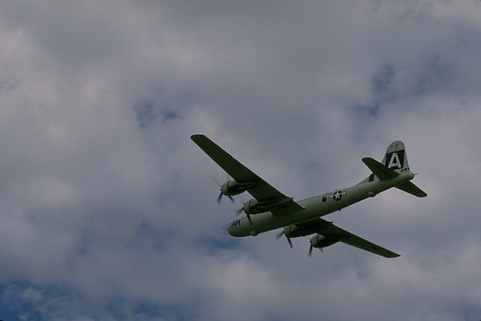
#> input picture data/images/test/3096.jpg, 481 x 321 px
$ python main.py
#> lines starting #> are read from the running program, lines starting #| are printed output that depends on the picture
### image_segmentation/image_processor.py
import cv2
import numpy as np


class ImageProcessor:
    """
    A class for handling image processing operations.
    Provides functionality for loading, color conversion, and normalization of images.
    This serves as the first step in our color quantization pipeline.
    """

    @staticmethod
    def load_image(image_path):
        """
        Loads an image and converts it from BGR to RGB color space.
        OpenCV loads images in BGR format by default, but we need RGB for
        better visualization and compatibility with other tools.

        Args:
            image_path (str): Path to the image file

        Returns:
            numpy.ndarray: Image in RGB format

        Raises:
            FileNotFoundError: If the specified image file cannot be found
        """
#> called with image_path = 'data/images/test/3096.jpg'
        img = cv2.imread(image_path)
#> img is the input picture: shape (321, 481, 3); mean B, G, R 129.2, 118.4, 113.8
        if img is None:
            raise FileNotFoundError(f"Could not find image at {image_path}")
        return cv2.cvtColor(img, cv2.COLOR_BGR2RGB)

    @staticmethod
    def preprocess_image(image):
        """
        Prepares the image for clustering by normalizing and reshaping.

        The preprocessing steps include:
        1. Normalizing pixel values to range [0,1] for better clustering
        2. Reshaping the 2D image array to 1D for K-means input

        Args:
            image (numpy.ndarray): Input image

        Returns:
            tuple: (normalized_image, reshaped_image)
                  - normalized_image: Image with pixel values in range [0,1]
                  - reshaped_image: Flattened array of pixels for clustering
        """
        # Normalize pixel values to [0,1] range for better numerical stability
        normalized = image / 255.0
        # Reshape image from (height, width, channels) to (pixels, channels)
        reshaped = normalized.reshape(-1, 3)
        return normalized, reshaped

### image_segmentation/visualizer.py
import matplotlib.pyplot as plt
import numpy as np


class ImageVisualizer:
    """
    Handles the visualization of original and quantized images,
    as well as the extracted color palette.
    Provides methods to create clear, informative visual comparisons.
    """

    @staticmethod
    def show_images(original, quantized, n_colors):
        """
        Displays the original and quantized images side by side.
        This allows for easy visual comparison of the quantization effects.

        Args:
            original (numpy.ndarray): Original RGB image
            quantized (numpy.ndarray): Quantized RGB image
            n_colors (int): Number of colors used in quantization
        """
#> called with n_colors = 5
        plt.figure(figsize=(10, 5))

        # Display original image on the left
        plt.subplot(1, 2, 1)
        plt.title("Original Image")
        plt.axis("off")
        plt.imshow(original)

        # Display quantized image on the right
        plt.subplot(1, 2, 2)
        plt.title(f"Quantized Image ({n_colors} colors)")
        plt.axis("off")
        plt.imshow(quantized)

        plt.tight_layout()
        plt.show()
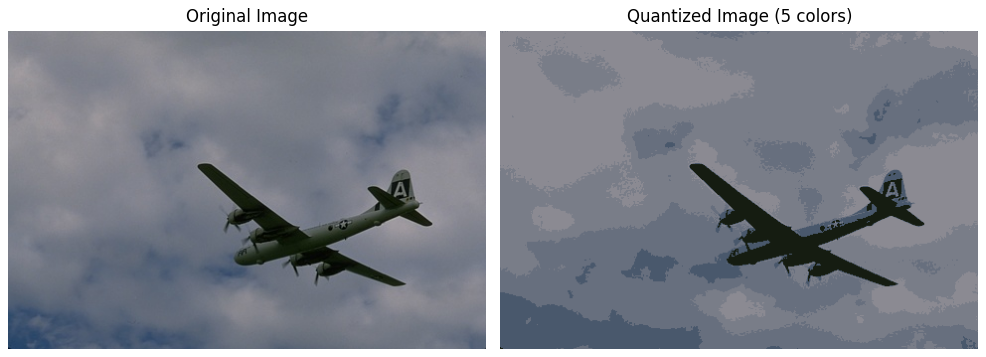
#> figure drawn by matplotlib, 2 panels

    @staticmethod
    def show_color_palette(colors):
        """
        Visualizes the extracted color palette.
        Shows the representative colors found by the clustering algorithm.

        Args:
            colors (numpy.ndarray): Array of RGB color values representing
                                  the extracted color palette
        """
        plt.figure(figsize=(8, 2))
        plt.title("Extracted Color Palette")

        # Display each color in the palette
        for i, color in enumerate(colors):
            plt.subplot(1, len(colors), i + 1)
            plt.axis("off")
            plt.imshow([[color]])

        plt.tight_layout()
        plt.show()
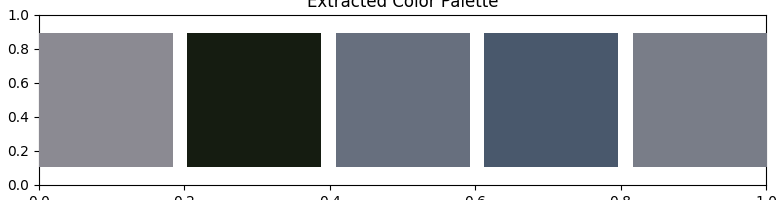
#> figure drawn by matplotlib, 5 panels

### image_segmentation/clustering.py
from sklearn.cluster import KMeans
import numpy as np


class ColorQuantizer:
    """
    Implements color quantization using K-means clustering.
    Reduces the number of unique colors in an image while maintaining
    visual similarity to the original image.
    """

    def __init__(self, n_colors=5):
        """
        Initialize the quantizer with the desired number of colors.

        Args:
            n_colors (int): Number of colors in the quantized output.
                           Higher values preserve more detail but increase complexity.
        """
        self.n_colors = n_colors
        self.model = None

    def quantize_colors(self, image_1d):
        """
        Quantizes the image colors using K-means clustering.
        Each pixel color is replaced with its nearest cluster center.

        Args:
            image_1d (numpy.ndarray): Flattened image array of shape (pixels, 3)

        Returns:
            numpy.ndarray: Quantized image data where each pixel is mapped
                          to its nearest cluster center
        """
        self.model = KMeans(n_clusters=self.n_colors, random_state=42)
        self.model.fit(image_1d)

        # Map each pixel to its closest cluster center
        quantized = self.model.cluster_centers_[self.model.labels_]
        return quantized

    def get_color_palette(self):
        """
        Retrieves the representative colors found by K-means clustering.
        These colors form the palette used in the quantized image.

        Returns:
            numpy.ndarray: Array of RGB values for each cluster center

        Raises:
            ValueError: If called before performing quantization
        """
        if self.model is None:
            raise ValueError("Model has not been fitted yet")
        return self.model.cluster_centers_

### main.py
from image_segmentation.image_processor import ImageProcessor
from image_segmentation.clustering import ColorQuantizer
from image_segmentation.visualizer import ImageVisualizer
import os


def main():
    # Configuration parameters
    image_path = "data/images/test/3096.jpg"
    n_colors = 5  # Number of colors in the quantized output
    os.environ["LOKY_MAX_CPU_COUNT"] = "4"  # Specify the number of cores to use

    try:
        # Step 1: Load and preprocess the image
        # Convert from BGR to RGB and prepare for clustering
        processor = ImageProcessor()
        original_image = processor.load_image(image_path)
        normalized_image, image_1d = processor.preprocess_image(original_image)

        # Step 2: Perform color quantization
        # Reduce the number of colors using K-means clustering
        quantizer = ColorQuantizer(n_colors=n_colors)
        quantized_1d = quantizer.quantize_colors(image_1d)

        # Step 3: Reshape the result back to original dimensions
        quantized_image = quantized_1d.reshape(original_image.shape)

        # Step 4: Visualize results
        # Show original vs quantized images and the color palette
        visualizer = ImageVisualizer()
        visualizer.show_images(original_image, quantized_image, n_colors)
        visualizer.show_color_palette(quantizer.get_color_palette())

    except Exception as e:
        print(f"Error occurred: {str(e)}")


if __name__ == "__main__":
    main()

$ run again, with data/images/test/101085.jpg copied over data/images/test/3096.jpg
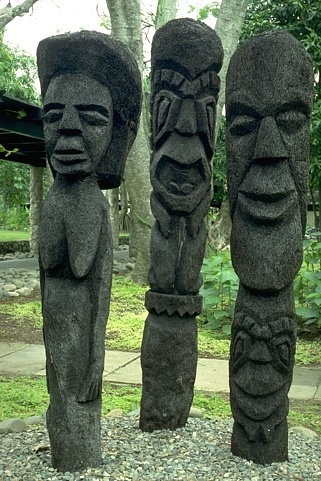
#> input picture data/images/test/101085.jpg, 321 x 481 px
#> in load_image, img is the input picture: shape (481, 321, 3); mean B, G, R 80.9, 102.6, 87.8
#> in main, `quantized_image = quantized_1d.reshape(original_image.shape)`:
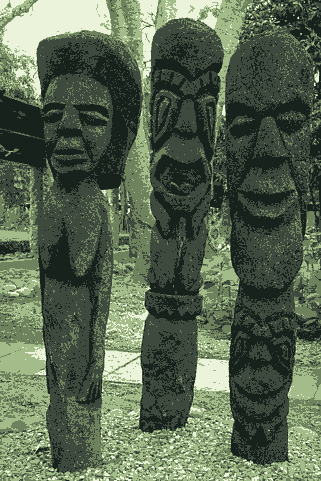
#> quantized_image: shape (481, 321, 3) float64; mean R, G, B 0.345, 0.403, 0.318
#> in show_images, `plt.show()`:
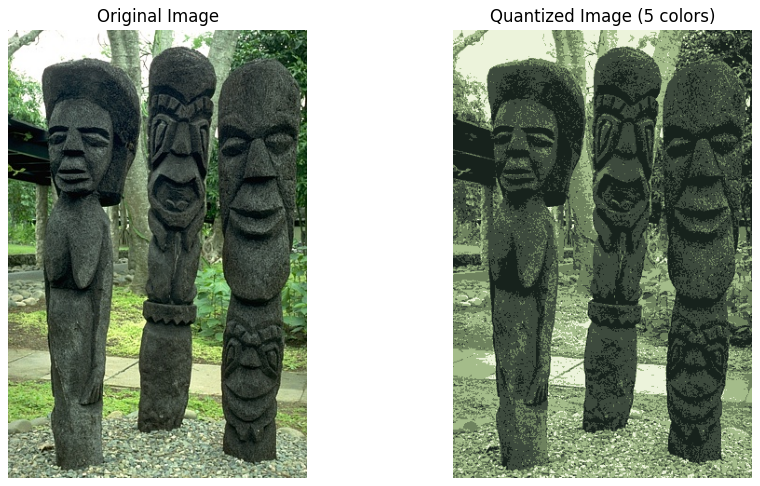
#> figure drawn by matplotlib, 2 panels

$ run again, with data/images/test/101087.jpg copied over data/images/test/3096.jpg
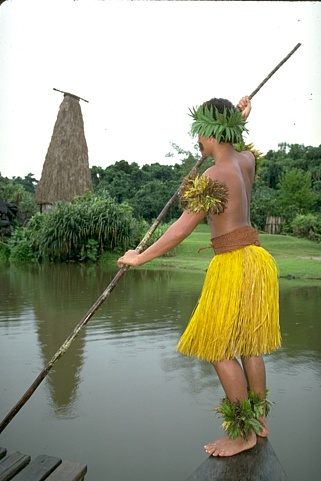
#> input picture data/images/test/101087.jpg, 321 x 481 px
#> in load_image, img is the input picture: shape (481, 321, 3); mean B, G, R 133.6, 156.2, 153
#> in main, `quantized_image = quantized_1d.reshape(original_image.shape)`:
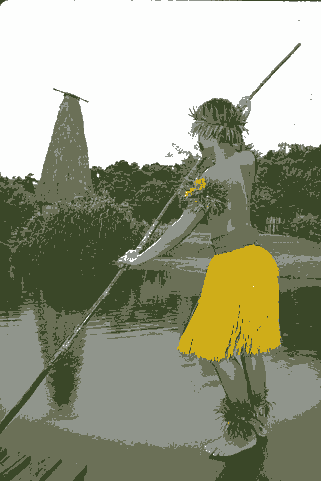
#> quantized_image: shape (481, 321, 3) float64; mean R, G, B 0.6, 0.612, 0.524
#> in show_images, `plt.show()`:
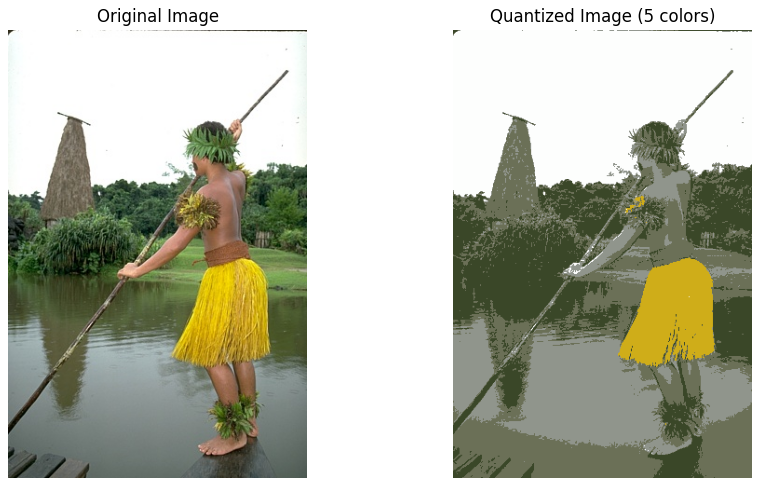
#> figure drawn by matplotlib, 2 panels
